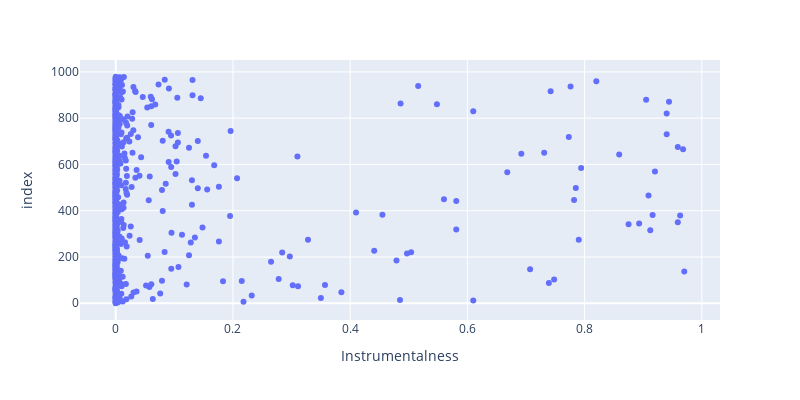

Notebook code for this chart:
### Markdown cell above
instrumentalness: Predicts whether a track contains  no vocals. “Ooh” and “aah” sounds are treated as instrumental in this  context. Rap or spoken word tracks are clearly “vocal”. The closer the  instrumentalness value is to 1.0, the greater likelihood the track  contains no vocal content. Values above 0.5 are intended to represent  instrumental tracks, but confidence is higher as the value approaches  1.0.

### Code cell
fig = px.scatter(acousticness_dataset, x="Instrumentalness", width=800, height=400)

fig.show()

### Figure 1 — Plotly figure (JSON) as saved in the notebook; plotly's stock layout.template omitted (floating-point values rounded to 4 significant figures; data arrays with more than 128 entries replaced by an {"elided": "..."} marker saying what was removed)
{"data": [{"hovertemplate": "Instrumentalness=%{x}<br>index=%{y}<extra></extra>", "legendgroup": "", "marker": {"color": "#636efa", "symbol": "circle"}, "mode": "markers", "name": "", "orientation": "h", "showlegend": false, "type": "scatter", "x": {"elided": "964 float values"}, "xaxis": "x", "y": {"elided": "964 int values"}, "yaxis": "y"}], "layout": {"height": 400, "legend": {"tracegroupgap": 0}, "margin": {"t": 60}, "width": 800, "xaxis": {"anchor": "y", "domain": [0, 1], "title": {"text": "Instrumentalness"}}, "yaxis": {"anchor": "x", "domain": [0, 1], "title": {"text": "index"}}}}
